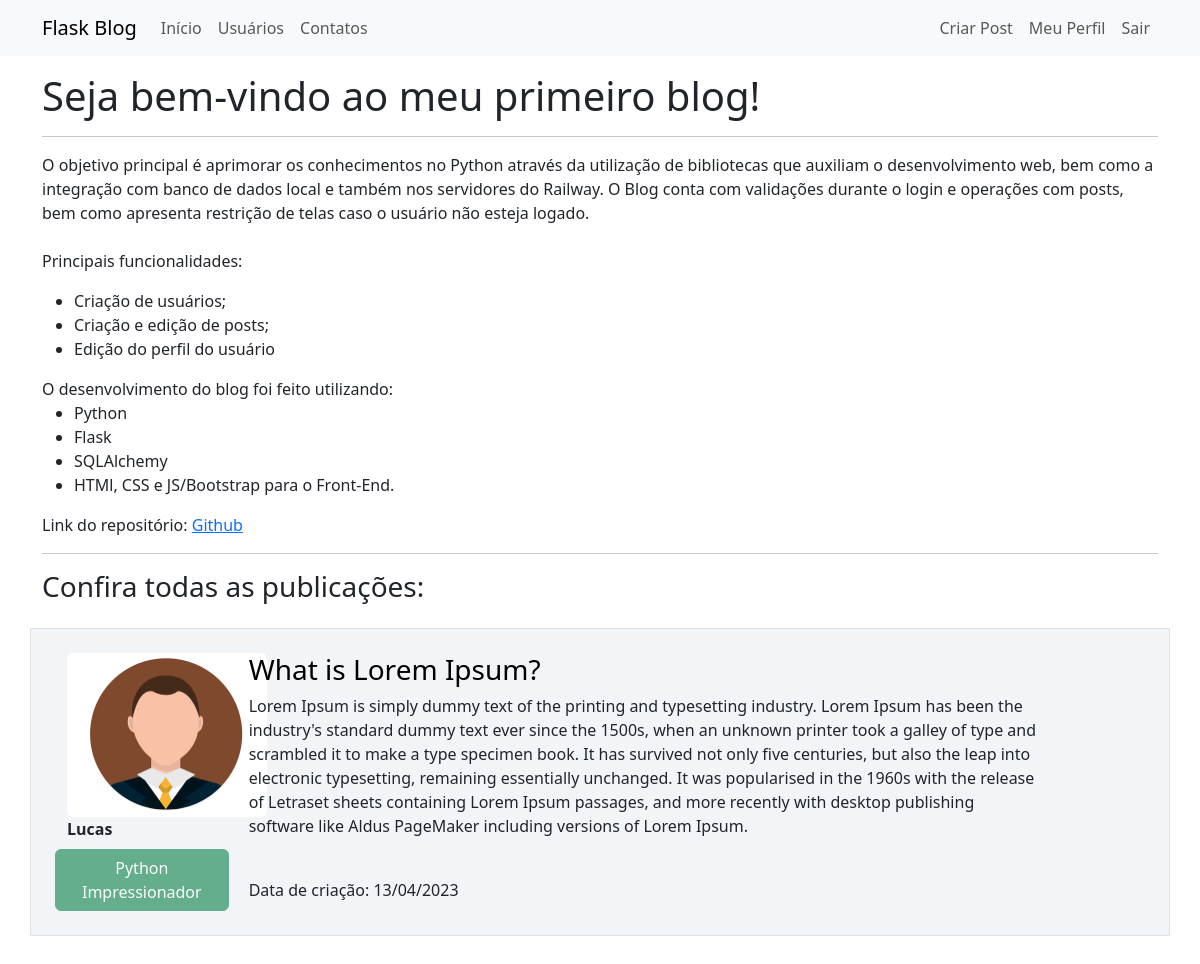
/ (signed in), run on the app's committed database.
### webblog/models.py (models this page shows, shortened)
class Post(database.Model):
    id = database.Column(database.Integer, primary_key=True)
    titulo = database.Column(database.String, nullable=False)
    corpo = database.Column(database.Text, nullable=False)  # informando ao BD que será um texto ao invés de String
    data_criacao = database.Column(database.DateTime, nullable=False, default=datetime.utcnow)
    id_usuario = database.Column(database.Integer, database.ForeignKey('usuario.id'), nullable=False)

class Usuario(database.Model, UserMixin):
    id = database.Column(database.Integer, primary_key=True)
    username = database.Column(database.String, nullable=False)  # campo não pode ser vazio, preenchimento obrigatório
    email = database.Column(database.String, nullable=False, unique=True)  # campo deve ser único
    senha = database.Column(database.String, nullable=False)
    cursos = database.Column(database.String, nullable=False, default='Não informado')
    foto_perfil = database.Column(database.String, nullable=False, default='default.jpg')
    posts = database.relationship('Post', backref='autor', lazy=True)

### webblog/routes.py (the view)
@app.route('/')  # mostra o caminho (URL) de onde a página será mostrada, nesse caso é a homepage
def home():  # função que informa o que será mostrado na página, usaremos a pasta 'templates' para arquivos HTML
    posts = Post.query.order_by(Post.id.desc())
    return render_template('home.html', posts=posts)

### webblog/models.py (called while the page is built)
@login_manager.user_loader  # decorator para informar ao login manager que a função abaixo retorna o ID de usuario
def load_usuario(id_usuario):  # função para validação de usuário durante o login
    return Usuario.query.get(int(id_usuario))  # somente retornando a validação de ID do usuário, retornando o usuário

### webblog/templates/home.html (shortened to what this page needs)
{% extends 'base.html' %}
{% block body %}
<div class="container mt-3">
    <h1>Seja bem-vindo ao meu primeiro blog!</h1>
    <hr>
    <p>
        O objetivo principal é aprimorar os conhecimentos no Python através da utilização de bibliotecas que auxiliam o
        desenvolvimento web, bem como a integração com banco de dados local e também nos servidores do Railway. O Blog
        conta com validações durante o login e operações com posts, bem como apresenta restrição de telas caso o usuário
        não esteja logado.
        <br><br>
        Principais funcionalidades:
        <ul>
            <li>Criação de usuários;</li>
            <li>Criação e edição de posts;</li>
            <li>Edição do perfil do usuário</li>
        </ul>
        O desenvolvimento do blog foi feito utilizando:
        <ul>
            <li>Python</li>
            <li>Flask</li>
            <li>SQLAlchemy</li>
            <li>HTMl, CSS e JS/Bootstrap para o Front-End.</li>
        </ul>
        Link do repositório: <a href="https://github.com/victornunesg/web-blog">Github</a>
    </p>
    {% if posts %}
        {% for post in posts %}
            <hr>
            <h3>Confira todas as publicações:</h3>
            <div class="row border mt-4 p-4 meupost" >
                <div class="col col-2">
                    <div class="image pe-2">
                        <img src="{{  url_for('static', filename='fotos_perfil/{}'.format(post.autor.foto_perfil)) }}" class="rounded" width="200" >
                        <br>
                        <strong>{{ post.autor.username }}</strong>
                        <div class="row justify-content-center">
                            {% for curso in post.autor.cursos.split(';') %}
                                <button type="button" class="btn btn-success mt-2" disabled>{{ curso }}</button>
                            {% endfor %}
                        </div>
                    </div>
                </div>
                <div class="col col-9">
                    <a style="text-decoration: none; color:black" href="{{ url_for('exibir_post', post_id=post.id) }}"><h3>{{ post.titulo }}</h3></a>
                    <p>{{ post.corpo }}</p>
                    <br>
                    <span> Data de criação: {{ post.data_criacao.strftime('%d/%m/%Y') }}</span>
                    <br>
                </div>
            </div>
        {% endfor %}
    {% endif %}
</div>
{% endblock %}

### webblog/static/main.css (style rules this page uses)
body { color: dark-gray; }
.meupost { background: #f2f5f8 }
.border { border-color: white; }

### data on the page
Post: foto_perfil (picture), autor.username "Lucas", titulo "What is Lorem Ipsum?", corpo "Lorem Ipsum is simply dummy text of the printing and typesetting industry. Lorem Ipsum has been the industry's standard dummy text ever since the 1500s, when an unknown printer took a galley of type and scrambled it to make a type specimen book. It has survived not only five centuries, but also the leap into electronic typesetting, remaining essentially unchanged. It was popularised in the 1960s with the release of Letraset sheets containing Lorem Ipsum passages, and more recently with desktop publishing software like Aldus PageMaker including versions of Lorem Ipsum.", data_criacao "13/04/2023"
Usuario: cursos "Python Impressionador"
